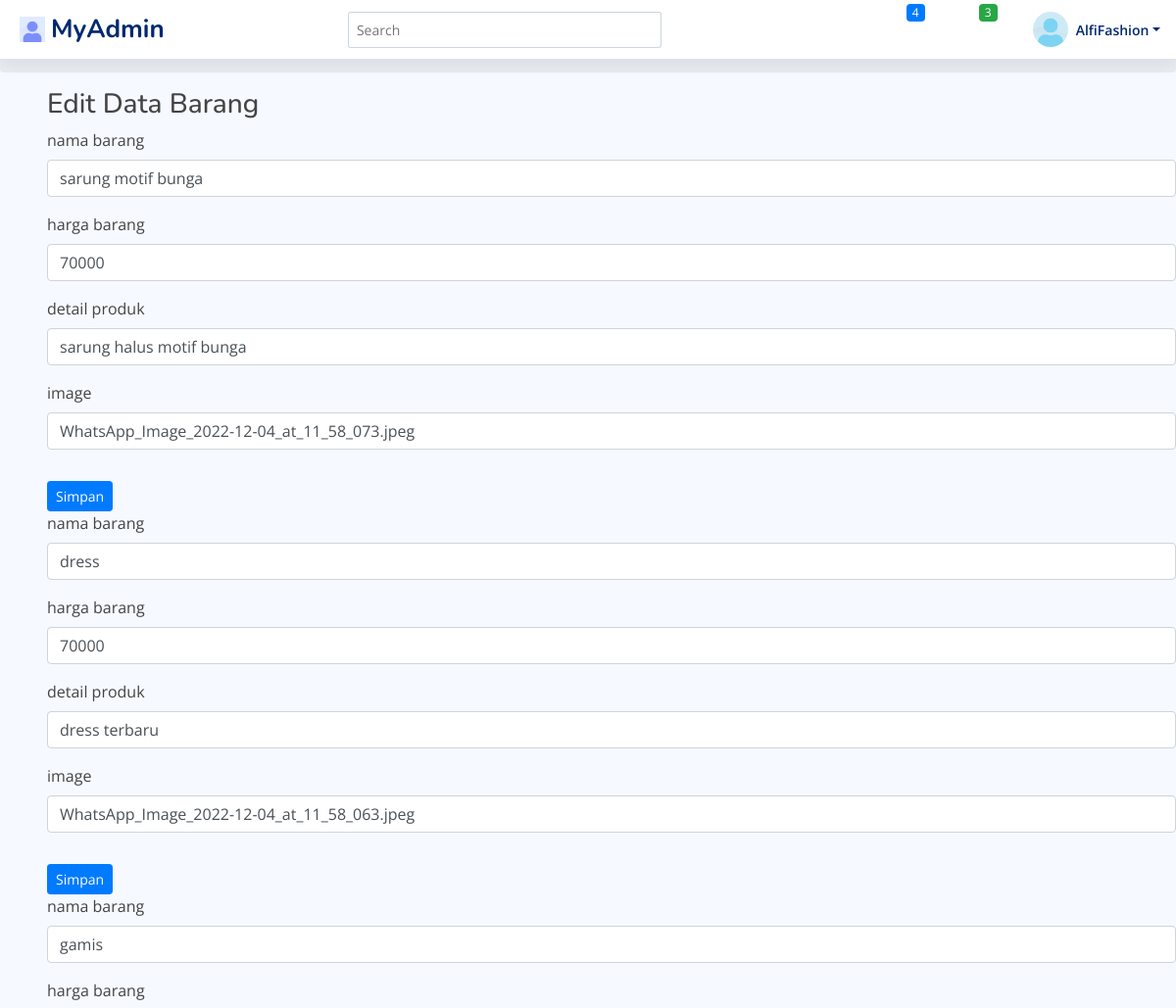
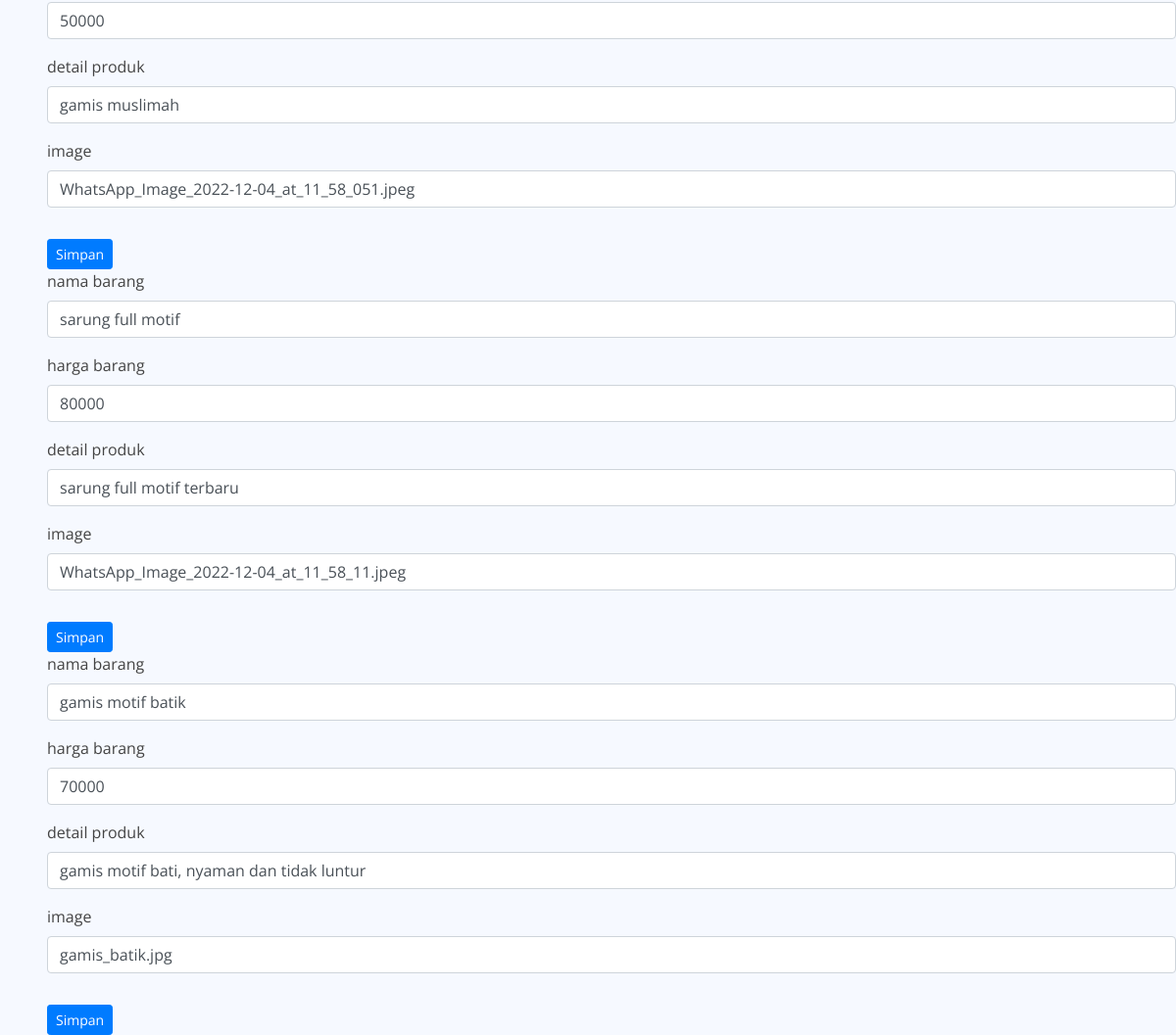
Page /index.php/admin/data_barang/edit_produk/1 on the committed database (2 pictures, top to bottom).
### tables this page shows
CREATE TABLE `produk` (
  `id` int(11) NOT NULL,
  `nama_barang` varchar(20) NOT NULL,
  `harga_barang` int(15) NOT NULL,
  `detail_produk` text NOT NULL,
  `image` varchar(100) NOT NULL
);

### application/controllers/admin/Data_barang.php (called while the page is built, shortened)
<?php
class Data_barang extends CI_Controller
{
    public function edit_produk($id)
    {
        $where = array('id' => $id);
        $data['produk'] = $this->M_produk->edit_produk($where, 'produk')->result();
        $this->load->view('admin/header');
        $this->load->view('admin/edit_produk', $data);
        $this->load->view('admin/footer');
    }
}

### index.php (called while the page is built, shortened)
<?php
require_once BASEPATH.'core/CodeIgniter.php';

### application/models/M_produk.php (called while the page is built, shortened)
<?php
class M_produk extends CI_Model
{
	public function edit_produk($where, $table)
	{
		$this->db->get_where($table, $where);
		return $this->db->get_where('produk');
	}
}

### application/views/admin/edit_produk.php (the view, shortened to what this page needs)
<link rel="stylesheet" href="https://cdn.jsdelivr.net/npm/bootstrap@4.6.2/dist/css/bootstrap.min.css">
<link href="<?= base_url(); ?>assets/assets/css/style.css" rel="stylesheet">
<body>
    <div class="pagetitle">
        <h1>Produk</h1>
        <nav>
            <ol class="breadcrumb">
                <li class="breadcrumb-item"><a href="<?= site_url('index.php/admin/dashboard') ?>">Home</a></li>
                <li class="breadcrumb-item active">Edit Data Barang</li>
            </ol>
        </nav>
    </div>
    <div class="ml-5">
        <h3>Edit Data Barang</h3>
        <?php foreach ($produk as $prdk) : ?>
            <form method="post" action="<?= base_url() . 'admin/data_barang/update' ?>">
                <div class="form-group">
                    <label>nama barang</label>
                    <input type="text" name="nama_barang" class="form-control" value="<?= $prdk->nama_barang ?>">
                </div>
                <div class="form-group">
                    <label>harga barang</label>
                    <input type="text" name="harga_barang" class="form-control" value="<?= $prdk->harga_barang ?>">
                </div>
                <div class="form-group">
                    <label>detail produk</label>
                    <input type="text" name="detail_produk" class="form-control" value="<?= $prdk->detail_produk ?>">
                </div>
                <div class="form-group">
                    <label>image</label>
                    <input type="text" name="detail_produk" class="form-control" value="<?= $prdk->image ?>">
                </div>
                <button type="submit" class="btn btn-primary btn-sm mt-3">Simpan</button>
            </form>
        <?php endforeach; ?>
    </div>
</body>

### assets/assets/css/style.css (style rules this page uses)
:root { scroll-behavior: smooth; }
body { font-family: "Open Sans", sans-serif; background: #f6f9ff; color: #444444; }
a { color: #4154f1; text-decoration: none; }
h1, h2, h3, h4, h5, h6 { font-family: "Nunito", sans-serif; }
.pagetitle { margin-bottom: 10px; }
.pagetitle h1 { font-size: 24px; margin-bottom: 0; font-weight: 600; color: #012970; }
.breadcrumb { font-size: 14px; font-family: "Nunito", sans-serif; color: #899bbd; font-weight: 600; }
.breadcrumb a { color: #899bbd; transition: 0.3s; }
.breadcrumb .breadcrumb-item::before { color: #899bbd; }
.breadcrumb .active { color: #51678f; font-weight: 600; }

### rows in the picture
produk: nama_barang "sarung motif bunga", harga_barang "70000", detail_produk "sarung halus motif bunga", detail_produk "WhatsApp_Image_2022-12-04_at_11_58_073.jpeg"
produk: nama_barang "dress", harga_barang "70000", detail_produk "dress terbaru", detail_produk "WhatsApp_Image_2022-12-04_at_11_58_063.jpeg"
produk: nama_barang "gamis", harga_barang "50000", detail_produk "gamis muslimah", detail_produk "WhatsApp_Image_2022-12-04_at_11_58_051.jpeg"
produk: nama_barang "sarung full motif", harga_barang "80000", detail_produk "sarung full motif terbaru", detail_produk "WhatsApp_Image_2022-12-04_at_11_58_11.jpeg"
produk: nama_barang "gamis motif batik", harga_barang "70000", detail_produk "gamis motif bati, nyaman dan tidak luntur", detail_produk "gamis_batik.jpg"
